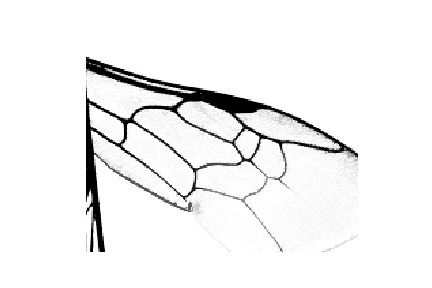
#> input picture enhanced_image/1 Lasioglossum leucozonium f left 3.2x.jpg, 432 x 288 px, found by its file name
$ jupyter execute 'FeatureVectorGenerator .ipynb'   (shell and % lines are left out)   (older library calls are emulated)
#> lines starting #> are read from the running program, lines starting #| are printed output that depends on the picture; after the words box and inside, x2 and y2 are one past the last pixel; in counts of white or black regions, pixels touching at a corner belong together; long printed decimals are rounded
[cell 1]
import numpy as np
from skimage.morphology import skeletonize, medial_axis, watershed, disk
from skimage.feature import canny
from scipy import ndimage as ndi
from scipy.spatial import distance
#import matplotlib.pyplot as plt
from skimage.util import invert
from skimage.io import imshow, imread
from skimage.color import rgb2gray
from skimage.feature import peak_local_max, canny
from scipy import ndimage
from skimage.filters import sobel, gaussian
from skimage.measure import label, regionprops
from skimage.filters import rank

import numpy as np
from skimage.feature import canny
from scipy import ndimage as ndi
import matplotlib.pyplot as plt
from skimage.morphology import watershed, disk
from skimage.filters import rank
from skimage.util import img_as_ubyte
from skimage import segmentation
np.set_printoptions(threshold = np.nan)
import math
from skimage import morphology
from skimage.measure import label, regionprops
from skimage.feature import corner_harris, corner_subpix, corner_peaks

[cell 2]
img = imread("enhanced_image/1 Lasioglossum leucozonium f left 3.2x.jpg")[:,:,0]
#> img: shape (288, 432); min 0, max 255, mean 241.9
denoised = rank.median(img, disk(2))
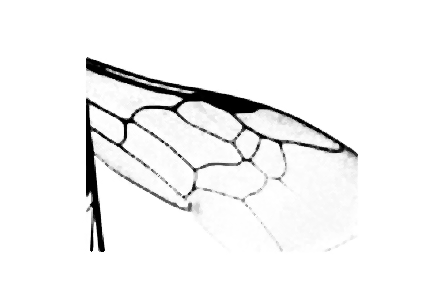
#> denoised: shape (288, 432); min 0, max 255, mean 242.4
markers = rank.gradient(denoised, disk(5)) < 10
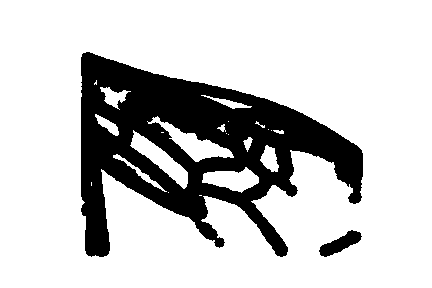
#> markers: shape (288, 432) bool; 78.6% white; 2 black regions
markers = ndi.label(markers)[0]
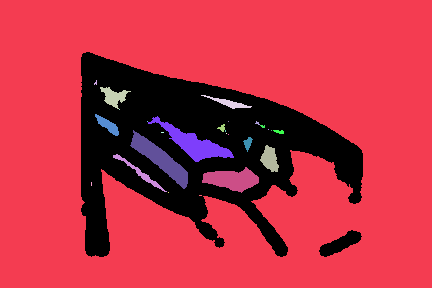
#> markers: shape (288, 432) int32; 28 distinct labels, from 0 to 27; one colour per label, 0 black
gradient = rank.gradient(denoised, disk(2))
labels = watershed(gradient, markers)
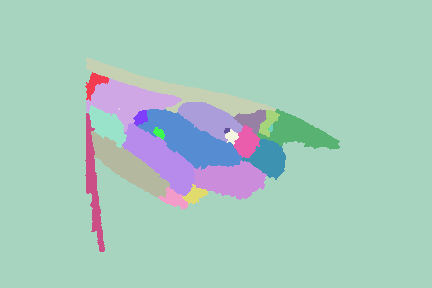
#> labels: shape (288, 432) int32; 27 distinct labels, from 1 to 27; one colour per label, 0 black
cleared = segmentation.clear_border(labels)
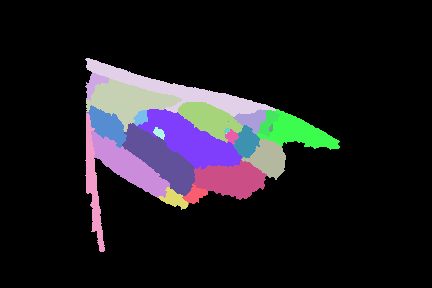
#> cleared: shape (288, 432) int32; 27 distinct labels, from 0 to 27; one colour per label, 0 black
imshow(img)
print("Preprocessed Image")

[cell 3]
denoised = rank.median(img, disk(2))
gradient = rank.gradient(denoised, disk(5))
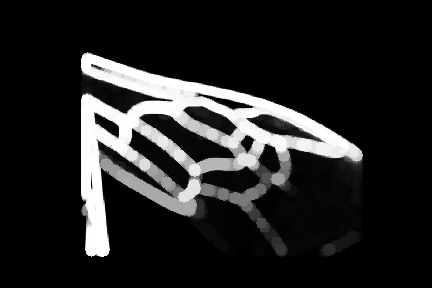
#> gradient: shape (288, 432); min 0, max 255, mean 35.6
thres = 30
gradient[gradient > thres] = 255
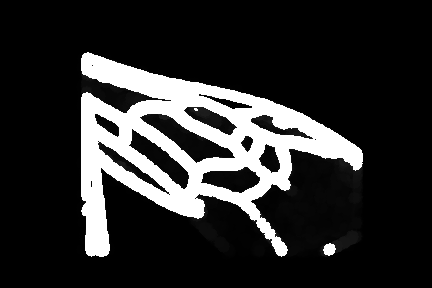
#> gradient: shape (288, 432); 14.39% of pixels changed, all inside (x1, y1, x2, y2) = (81, 52, 363, 257)

imshow(gradient)

[cell 4]
labeled_wing = cleared
regions = regionprops(labeled_wing)
#> regions = 26 regions; largest, box (x1, y1, x2, y2) and area: (137, 109, 242, 170) 2896, (85, 58, 276, 117) 2565, (122, 123, 195, 196) 2317, (86, 78, 182, 132) 2224, (91, 131, 170, 198) 2009
print("Number of Regions: ", len(regions))
#| Number of Regions:  26
implot = plt.imshow(cleared)

#filters regions based on area
filtered_regions = []
filtered_regions_area = []
for props in regions:
    area = props.area
    if area > 1000 and area < 400000:
        filtered_regions.append(props)
        filtered_regions_area.append(area)
#> this loop made 26 passes
#> area on passes 1, 2, 3, 5, 6, 7, 9, 10, 11, 13, 14, 15: 283, 2224, 2565, 873, 2896, 159, 427, 1371, 274, 2317, 27, 25
#> after the loop, filtered_regions = 10 regions; largest, box (x1, y1, x2, y2) and area: (137, 109, 242, 170) 2896, (85, 58, 276, 117) 2565, (122, 123, 195, 196) 2317, (86, 78, 182, 132) 2224, (91, 131, 170, 198) 2009; filtered_regions_area = [2224, 2565, 2896, 1371, 2317, 1525, 1019, 2009, 1906, 1089]
print("Filtered Regions: ", len(filtered_regions))
#| Filtered Regions:  10

for region in filtered_regions:
    y0, x0 = region.centroid
    plt.scatter([x0], [y0])
#> this loop made 10 passes
#> (y0, x0) on passes 1 to 10: (100.2, 127.4), (90.38, 178.2), (140.1, 190.6), (118.6, 209), (158.5, 160.3), (132.6, 298.5), (158.2, 268), (165.8, 128.3), (179.3, 230.4), (184.5, 92.74)
plt.title("Filtered Regions, Plotted Centroids")
plt.show()
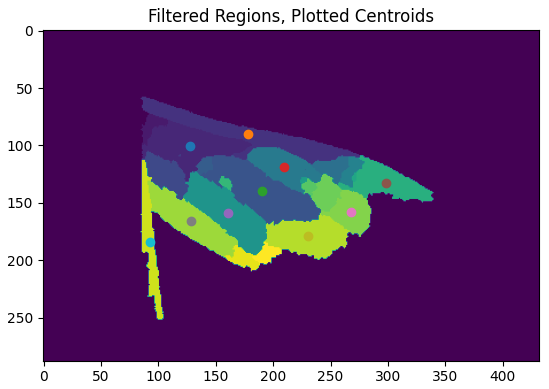
#> figure drawn by matplotlib, 1 panel

[cell 5]
#Finds the centroid of all the region centers

centroids = []
centroids_x = []
centroids_y = []
for region in filtered_regions:
    y0, x0 = region.centroid
    region_centroid = (x0, y0)
    centroids.append(region_centroid)
    centroids_x.append(x0)
    centroids_y.append(y0)
#> this loop made 10 passes
#> (y0, x0, region_centroid) on passes 1 to 10: (100.2, 127.4, (127.4, 100.2)), (90.38, 178.2, (178.2, 90.38)), (140.1, 190.6, (190.6, 140.1)), (118.6, 209, (209, 118.6)), (158.5, 160.3, (160.3, 158.5)), (132.6, 298.5, (298.5, 132.6)), (158.2, 268, (268, 158.2)), (165.8, 128.3, (128.3, 165.8)), (179.3, 230.4, (230.4, 179.3)), (184.5, 92.74, (92.74, 184.5))
#> after the loop, centroids = [(127.4, 100.2), (178.2, 90.38), (190.6, 140.1), (209, 118.6), (160.3, 158.5), (298.5, 132.6), (268, 158.2), (128.3, 165.8), (230.4, 179.3), (92.74, 184.5)]; centroids_x = [127.4, 178.2, 190.6, 209, 160.3, 298.5, 268, 128.3, 230.4, 92.74]; centroids_y = [100.2, 90.38, 140.1, 118.6, 158.5, 132.6, 158.2, 165.8, 179.3, 184.5]

avg_x = np.mean(centroids_x)
#> avg_x = 188.3
avg_y = np.mean(centroids_y)
#> avg_y = 142.8

print("Center of Regions: ")
implot = plt.imshow(labeled_wing)
plt.scatter([avg_x], [avg_y], marker = "x")
plt.title("Center of Regions: ")
plt.show()

[cell 6]
#Calculates the distance between each centroid to the center

distances_from_center = []
for centroid in centroids:
    distances_from_center.append(distance.euclidean(centroid, (avg_x, avg_y)))
#> this loop made 10 passes
#> after the loop, distances_from_center = [74.34, 53.4, 3.53, 31.81, 32.14, 110.6, 81.15, 64.3, 55.7, 104.3]

distance_sd = np.std(distances_from_center)
#> distance_sd = 31.63
distance_mean = np.mean(distances_from_center)
#> distance_mean = 61.13

dist_from_cent_norm = [dist_from_center / distance_mean for dist_from_center in distances_from_center]
#> dist_from_cent_norm = [1.22, 0.874, 0.0577, 0.52, 0.526, 1.81, 1.33, 1.05, 0.911, 1.71]
print("Distance, Scaled: \n", dist_from_cent_norm)
#| Distance, Scaled:
#|  [1.216, 0.8736, 0.05767, 0.5204, 0.5258, 1.810, 1.327, 1.052, 0.9112, 1.706]

area_sd = np.std(filtered_regions_area)
#> area_sd = 598.2
area_mean = np.mean(filtered_regions_area)
#> area_mean = 1892.1
area_norm = [area / area_mean for area in filtered_regions_area]
#> area_norm = [1.18, 1.36, 1.53, 0.725, 1.22, 0.806, 0.539, 1.06, 1.01, 0.576]
print("Area, Scaled: \n", area_norm)
#| Area, Scaled:
#|  [1.175, 1.356, 1.531, 0.7246, 1.225, 0.806, 0.5386, 1.062, 1.007, 0.5756]

[cell 7]
#Weights each region centroid based on distance to the center
implot = plt.imshow(labeled_wing)
distance_weight = 1
size_weight = 1

weighted_values = []
for i in range(len(filtered_regions)):
    weighted_values.append(size_weight * area_norm[i] - distance_weight * dist_from_cent_norm[i])
#> this loop made 10 passes
#> after the loop, weighted_values = [-0.0407, 0.482, 1.47, 0.204, 0.699, -1, -0.789, 0.00992, 0.0962, -1.13]

max_index = weighted_values.index(max(weighted_values))
#> max_index = 2
center_cell = filtered_regions[max_index]
center_cell_x, center_cell_y = center_cell.centroid[1], center_cell.centroid[0]
#> center_cell_x = 190.6; center_cell_y = 140.1
plt.scatter([center_cell_x], [center_cell_y])
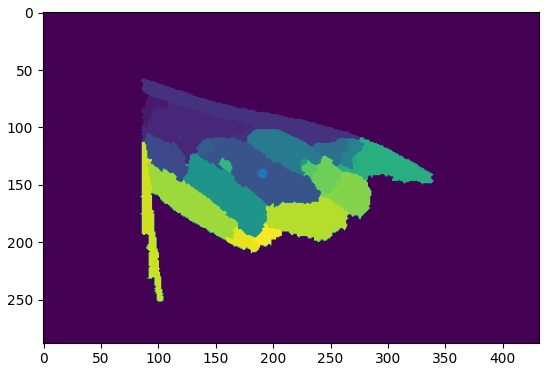
#> figure drawn by matplotlib, 1 panel

[cell 8]
#print(center_cell.coords)
from copy import deepcopy

bloated_labeled_wing = deepcopy(labeled_wing)

for coord in center_cell.coords:
    for i in range(-5, 6):
        for j in range(-5, 6):
            bloated_labeled_wing[coord[0] + j][coord[1] + i] = 50
#> this loop made 2896 passes
#> coord on passes 1 to 3: [109, 149], [109, 150], [109, 151]
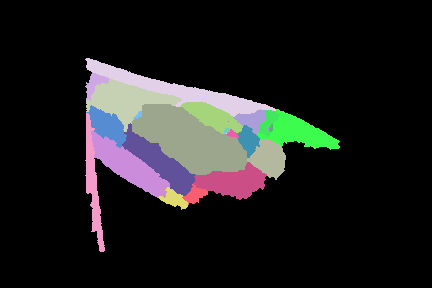
#> bloated_labeled_wing: shape (288, 432) int32; 26 distinct labels, from 0 to 50; one colour per label, 0 black
plt.imshow(bloated_labeled_wing)

[cell 9]
surrounding_regions = set()
for coord in center_cell.coords:
    for i in range(-10, 11):
        for j in range(-10, 11):
            surrounding_regions.add((coord[0] + i, coord[1] + j))
#> after the loop, surrounding_regions = 6764 items

surrounding_regions_x = [element[0] for element in surrounding_regions]
#> surrounding_regions_x = 6764 values, max 179 at index 87, min 99 at index 123, mean 139.7
surrounding_regions_y = [element[1] for element in surrounding_regions]
#> surrounding_regions_y = 6764 values, max 251 at index 172, min 127 at index 157, mean 189.1

#plt.scatter()

[cell 10]
implot = plt.imshow(labeled_wing)


def is_neighbor(region):
    """Takes a region object as input"""
    region_tuple = [tuple(k) for k in region.coords]
    return any([coord in surrounding_regions for coord in region_tuple])

"""
for i in range(len(properties)):
    region_tuple = [tuple(k) for k in properties[1].coords]
    print(region_tuple)
    #print([(coord in surrounding_regions) for coord in region_tuple])
"""

neighbor_x = []
neighbor_y = []
for region in filtered_regions:
    if is_neighbor(region):
        neighbor_y.append(region.centroid[0])
        neighbor_x.append(region.centroid[1])
#> after the loop, neighbor_x = [127.4, 178.2, 190.6, 209, 160.3, 268, 230.4]; neighbor_y = [100.2, 90.38, 140.1, 118.6, 158.5, 158.2, 179.3]
plt.scatter(neighbor_x, neighbor_y)

[cell 11]
neighbors = []

for region in filtered_regions:
    if is_neighbor(region):
        neighbors.append(region)
#> after the loop, neighbors = 7 regions; box (x1, y1, x2, y2) and area: (137, 109, 242, 170) 2896, (85, 58, 276, 117) 2565, (122, 123, 195, 196) 2317, (86, 78, 182, 132) 2224, (193, 160, 267, 200) 1906, (178, 102, 243, 143) 1371, (241, 139, 286, 180) 1019

for region in neighbors:
    if region is center_cell:
        neighbors.remove(region)
#> this loop made 6 passes
#> after the loop, neighbors = 6 regions; box (x1, y1, x2, y2) and area: (85, 58, 276, 117) 2565, (122, 123, 195, 196) 2317, (86, 78, 182, 132) 2224, (193, 160, 267, 200) 1906, (178, 102, 243, 143) 1371, (241, 139, 286, 180) 1019

#Feature vector about the star cell
star_features = [center_cell.area, center_cell.eccentricity]
#> star_features = [2896, 0.942]

#Feature vector about the adjacent cells
adjacent_features = [len(neighbors), np.mean([region.area for region in neighbors]), np.std([region.area for region in neighbors])]
#> adjacent_features = [6, 1900.3, 544.2]

star_features + adjacent_features
#> Out = [2896, 0.942, 6, 1900.3, 544.2]

$ run again, with enhanced_image/1007 Lasioglossum leucozonium f left 3.2x.jpg copied over enhanced_image/1 Lasioglossum leucozonium f left 3.2x.jpg
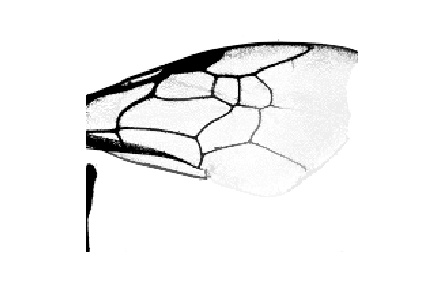
#> input picture enhanced_image/1007 Lasioglossum leucozonium f left 3.2x.jpg, 432 x 288 px, found by its file name
#> labels: shape (288, 432) int32; 50 distinct labels, from 1 to 50
#> cleared: shape (288, 432) int32; 50 distinct labels, from 0 to 50
#> `gradient[gradient > thres] = 255`:
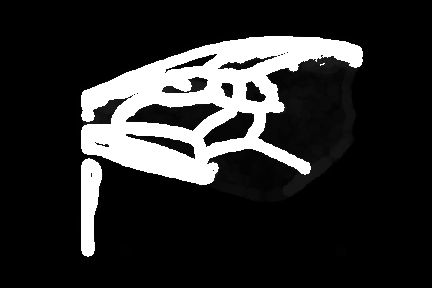
#> gradient: shape (288, 432); min 0, max 255, mean 42.6
#> regions = 49 regions; largest, box (x1, y1, x2, y2) and area: (252, 41, 358, 189) 8616, (192, 106, 260, 153) 1857, (109, 97, 189, 136) 1809, (120, 128, 201, 169) 1589, (85, 63, 171, 119) 1281
#| Number of Regions:  49
#> the loop `for props in regions:` made 49 passes
#> area on passes 1 to 8: 921, 1209, 403, 414, 153, 1281, 8616, 1250
#> after the loop `for props in regions:`: filtered_regions = 8 regions; box (x1, y1, x2, y2) and area: (252, 41, 358, 189) 8616, (192, 106, 260, 153) 1857, (109, 97, 189, 136) 1809, (120, 128, 201, 169) 1589, (85, 63, 171, 119) 1281, (156, 72, 214, 102) 1250, (246, 41, 308, 77) 1209, (86, 83, 154, 124) 1158; filtered_regions_area = [1209, 1281, 8616, 1250, 1809, 1857, 1158, 1589]
#| Filtered Regions:  8
#> the loop `for region in filtered_regions:` made 8 passes
#> (y0, x0) on passes 1 to 8: (55.13, 271.1), (85.62, 134.3), (102.4, 305.3), (86.42, 184), (115.7, 153.3), (128.8, 229.1), (103.7, 114.8), (143.2, 165.2)
#> the loop `for region in filtered_regions:` made 8 passes
#> (y0, x0, region_centroid) on passes 1 to 8: (55.13, 271.1, (271.1, 55.13)), (85.62, 134.3, (134.3, 85.62)), (102.4, 305.3, (305.3, 102.4)), (86.42, 184, (184, 86.42)), (115.7, 153.3, (153.3, 115.7)), (128.8, 229.1, (229.1, 128.8)), (103.7, 114.8, (114.8, 103.7)), (143.2, 165.2, (165.2, 143.2))
#> after the loop `for region in filtered_regions:`: centroids = [(271.1, 55.13), (134.3, 85.62), (305.3, 102.4), (184, 86.42), (153.3, 115.7), (229.1, 128.8), (114.8, 103.7), (165.2, 143.2)]; centroids_x = [271.1, 134.3, 305.3, 184, 153.3, 229.1, 114.8, 165.2]; centroids_y = [55.13, 85.62, 102.4, 86.42, 115.7, 128.8, 103.7, 143.2]
#> avg_x = 194.7
#> avg_y = 102.6
#> the loop `for centroid in centroids:` made 8 passes
#> after the loop `for centroid in centroids:`: distances_from_center = [90.02, 62.7, 110.6, 19.36, 43.35, 43.26, 79.84, 50.1]
#> distance_sd = 27.67
#> distance_mean = 62.41
#> dist_from_cent_norm = [1.44, 1, 1.77, 0.31, 0.695, 0.693, 1.28, 0.803]
#| Distance, Scaled:
#|  [1.443, 1.005, 1.773, 0.3102, 0.6946, 0.6932, 1.279, 0.8029]
#> area_sd = 2383.6
#> area_mean = 2346.1
#> area_norm = [0.515, 0.546, 3.67, 0.533, 0.771, 0.792, 0.494, 0.677]
#| Area, Scaled:
#|  [0.5153, 0.546, 3.672, 0.5328, 0.7711, 0.7915, 0.4936, 0.6773]
#> the loop `for i in range(len(filtered_regions)):` made 8 passes
#> after the loop `for i in range(len(filtered_regions)):`: weighted_values = [-0.927, -0.459, 1.9, 0.223, 0.0765, 0.0983, -0.786, -0.126]
#> max_index = 2
#> center_cell_x = 305.3; center_cell_y = 102.4
#> the loop `for coord in center_cell.coords:` made 8616 passes
#> coord on passes 1 to 3: [41, 296], [42, 292], [42, 293]
#> after the loop `for coord in center_cell.coords:`:
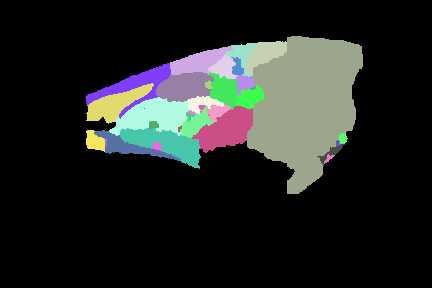
#> bloated_labeled_wing: shape (288, 432) int32; 40 distinct labels, from 0 to 50; one colour per label, 0 black
#> after the loop `for coord in center_cell.coords:`: surrounding_regions = 14971 items
#> surrounding_regions_x = 14971 values, max 198 at index 618, min 31 at index 2048, mean 105.7
#> surrounding_regions_y = 14971 values, max 367 at index 605, min 242 at index 312, mean 304.3
#> the loop `for region in filtered_regions:` made 8 passes
#> after the loop `for region in filtered_regions:`: neighbor_x = [271.1, 305.3, 229.1]; neighbor_y = [55.13, 102.4, 128.8]
#> after the loop `for region in filtered_regions:`: neighbors = 3 regions; box (x1, y1, x2, y2) and area: (252, 41, 358, 189) 8616, (192, 106, 260, 153) 1857, (246, 41, 308, 77) 1209
#> the loop `for region in neighbors:` made 2 passes
#> after the loop `for region in neighbors:`: neighbors = 2 regions; box (x1, y1, x2, y2) and area: (192, 106, 260, 153) 1857, (246, 41, 308, 77) 1209
#> star_features = [8616, 0.762]
#> adjacent_features = [2, 1533, 324]
#> Out = [8616, 0.762, 2, 1533, 324]

$ run again, with enhanced_image/112 Lasioglossum leucozonium f left 3.2x.jpg copied over enhanced_image/1 Lasioglossum leucozonium f left 3.2x.jpg
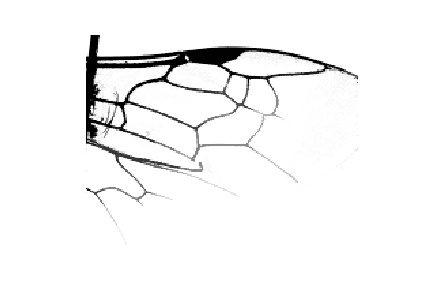
#> input picture enhanced_image/112 Lasioglossum leucozonium f left 3.2x.jpg, 432 x 288 px, found by its file name
#> labels: shape (288, 432) int32; 16 distinct labels, from 1 to 16
#> cleared: shape (288, 432) int32; 16 distinct labels, from 0 to 16
#> regions = 15 regions; largest, box (x1, y1, x2, y2) and area: (128, 81, 238, 129) 2945, (90, 100, 201, 158) 2944, (94, 124, 200, 171) 2074, (197, 101, 263, 147) 1844, (221, 47, 298, 79) 1571
#| Number of Regions:  15
#> the loop `for props in regions:` made 15 passes
#> area on passes 1 to 8: 1219, 452, 1571, 1141, 453, 1477, 154, 1279
#> after the loop `for props in regions:`: filtered_regions = 9 regions; largest, box (x1, y1, x2, y2) and area: (128, 81, 238, 129) 2945, (90, 100, 201, 158) 2944, (94, 124, 200, 171) 2074, (197, 101, 263, 147) 1844, (221, 47, 298, 79) 1571; filtered_regions_area = [1219, 1571, 1141, 1477, 1279, 2945, 2944, 1844, 2074]
#| Filtered Regions:  9
#> the loop `for region in filtered_regions:` made 9 passes
#> (y0, x0) on passes 1 to 8: (56.32, 203.2), (63.23, 262.2), (74.19, 113.3), (76.93, 197.9), (81.2, 123), (101.8, 181.9), (125.3, 148.1), (127.6, 230.5)
#> the loop `for region in filtered_regions:` made 9 passes
#> (y0, x0, region_centroid) on passes 1 to 8: (56.32, 203.2, (203.2, 56.32)), (63.23, 262.2, (262.2, 63.23)), (74.19, 113.3, (113.3, 74.19)), (76.93, 197.9, (197.9, 76.93)), (81.2, 123, (123, 81.2)), (101.8, 181.9, (181.9, 101.8)), (125.3, 148.1, (148.1, 125.3)), (127.6, 230.5, (230.5, 127.6))
#> after the loop `for region in filtered_regions:`: centroids = [(203.2, 56.32), (262.2, 63.23), (113.3, 74.19), (197.9, 76.93), (123, 81.2), (181.9, 101.8), (148.1, 125.3), (230.5, 127.6), (141.4, 147.7)]; centroids_x = [203.2, 262.2, 113.3, 197.9, 123, 181.9, 148.1, 230.5, 141.4]; centroids_y = [56.32, 63.23, 74.19, 76.93, 81.2, 101.8, 125.3, 127.6, 147.7]
#> avg_x = 177.9
#> avg_y = 94.93
#> the loop `for centroid in centroids:` made 9 passes
#> after the loop `for centroid in centroids:`: distances_from_center = [46.12, 90.01, 67.9, 26.87, 56.61, 7.98, 42.59, 61.89, 64.19]
#> distance_sd = 22.74
#> distance_mean = 51.57
#> dist_from_cent_norm = [0.894, 1.75, 1.32, 0.521, 1.1, 0.155, 0.826, 1.2, 1.24]
#| Distance, Scaled:
#|  [0.8942, 1.745, 1.317, 0.5211, 1.098, 0.1548, 0.8258, 1.200, 1.245]
#> area_sd = 657.2
#> area_mean = 1832.7
#> area_norm = [0.665, 0.857, 0.623, 0.806, 0.698, 1.61, 1.61, 1.01, 1.13]
#| Area, Scaled:
#|  [0.6652, 0.8572, 0.6226, 0.8059, 0.6979, 1.607, 1.606, 1.006, 1.132]
#> the loop `for i in range(len(filtered_regions)):` made 9 passes
#> after the loop `for i in range(len(filtered_regions)):`: weighted_values = [-0.229, -0.888, -0.694, 0.285, -0.4, 1.45, 0.781, -0.194, -0.113]
#> max_index = 5
#> center_cell_x = 181.9; center_cell_y = 101.8
#> the loop `for coord in center_cell.coords:` made 2945 passes
#> coord on passes 1 to 3: [81, 144], [81, 158], [81, 159]
#> after the loop `for coord in center_cell.coords:`:
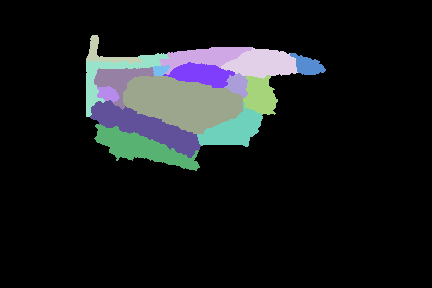
#> bloated_labeled_wing: shape (288, 432) int32; 16 distinct labels, from 0 to 50; one colour per label, 0 black
#> after the loop `for coord in center_cell.coords:`: surrounding_regions = 6574 items
#> surrounding_regions_x = 6574 values, max 138 at index 4, min 71 at index 7, mean 102.2
#> surrounding_regions_y = 6574 values, max 247 at index 147, min 118 at index 45, mean 182
#> the loop `for region in filtered_regions:` made 9 passes
#> after the loop `for region in filtered_regions:`: neighbor_x = [203.2, 197.9, 123, 181.9, 148.1, 230.5]; neighbor_y = [56.32, 76.93, 81.2, 101.8, 125.3, 127.6]
#> after the loop `for region in filtered_regions:`: neighbors = 6 regions; box (x1, y1, x2, y2) and area: (128, 81, 238, 129) 2945, (90, 100, 201, 158) 2944, (197, 101, 263, 147) 1844, (153, 62, 235, 94) 1477, (94, 67, 154, 110) 1279, (159, 47, 252, 75) 1219
#> the loop `for region in neighbors:` made 5 passes
#> after the loop `for region in neighbors:`: neighbors = 5 regions; box (x1, y1, x2, y2) and area: (90, 100, 201, 158) 2944, (197, 101, 263, 147) 1844, (153, 62, 235, 94) 1477, (94, 67, 154, 110) 1279, (159, 47, 252, 75) 1219
#> star_features = [2945, 0.942]
#> adjacent_features = [5, 1752.6, 634.5]
#> Out = [2945, 0.942, 5, 1752.6, 634.5]
